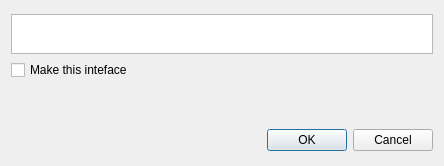
<?xml version="1.0" encoding="UTF-8"?>
<ui version="4.0">
 <class>AddClassDiagramObjectDialog</class>
 <widget class="QDialog" name="AddClassDiagramObjectDialog">
  <property name="geometry">
   <rect>
    <x>0</x>
    <y>0</y>
    <width>444</width>
    <height>166</height>
   </rect>
  </property>
  <property name="windowTitle">
   <string>Dialog</string>
  </property>
  <layout class="QVBoxLayout" name="verticalLayout_2">
   <item>
    <layout class="QVBoxLayout" name="verticalLayout">
     <item>
      <widget class="QTextEdit" name="txtObjectName">
       <property name="maximumSize">
        <size>
         <width>16777215</width>
         <height>40</height>
        </size>
       </property>
      </widget>
     </item>
     <item>
      <widget class="QCheckBox" name="checkBoxIsInterface">
       <property name="text">
        <string>Make this inteface</string>
       </property>
      </widget>
     </item>
    </layout>
   </item>
   <item>
    <spacer name="verticalSpacer">
     <property name="orientation">
      <enum>Qt::Vertical</enum>
     </property>
     <property name="sizeType">
      <enum>QSizePolicy::Fixed</enum>
     </property>
     <property name="sizeHint" stdset="0">
      <size>
       <width>50</width>
       <height>40</height>
      </size>
     </property>
    </spacer>
   </item>
   <item>
    <widget class="QDialogButtonBox" name="buttonBox">
     <property name="orientation">
      <enum>Qt::Horizontal</enum>
     </property>
     <property name="standardButtons">
      <set>QDialogButtonBox::Cancel|QDialogButtonBox::Ok</set>
     </property>
    </widget>
   </item>
  </layout>
 </widget>
 <resources/>
 <connections>
  <connection>
   <sender>buttonBox</sender>
   <signal>accepted()</signal>
   <receiver>AddClassDiagramObjectDialog</receiver>
   <slot>accept()</slot>
   <hints>
    <hint type="sourcelabel">
     <x>248</x>
     <y>254</y>
    </hint>
    <hint type="destinationlabel">
     <x>157</x>
     <y>274</y>
    </hint>
   </hints>
  </connection>
  <connection>
   <sender>buttonBox</sender>
   <signal>rejected()</signal>
   <receiver>AddClassDiagramObjectDialog</receiver>
   <slot>reject()</slot>
   <hints>
    <hint type="sourcelabel">
     <x>316</x>
     <y>260</y>
    </hint>
    <hint type="destinationlabel">
     <x>286</x>
     <y>274</y>
    </hint>
   </hints>
  </connection>
 </connections>
</ui>
